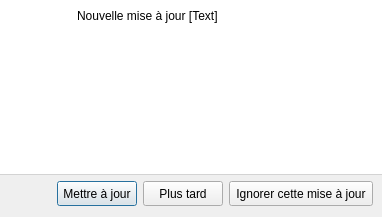
<?xml version="1.0" encoding="UTF-8"?>
<ui version="4.0">
 <class>UpdateDialog</class>
 <widget class="QDialog" name="UpdateDialog">
  <property name="windowModality">
   <enum>Qt::WindowModal</enum>
  </property>
  <property name="geometry">
   <rect>
    <x>0</x>
    <y>0</y>
    <width>382</width>
    <height>217</height>
   </rect>
  </property>
  <property name="windowTitle">
   <string>Nouvelle version disponible</string>
  </property>
  <layout class="QVBoxLayout" name="verticalLayout">
   <property name="leftMargin">
    <number>0</number>
   </property>
   <property name="topMargin">
    <number>0</number>
   </property>
   <property name="rightMargin">
    <number>0</number>
   </property>
   <item>
    <widget class="QWidget" name="widget" native="true">
     <property name="sizePolicy">
      <sizepolicy hsizetype="Preferred" vsizetype="Expanding">
       <horstretch>0</horstretch>
       <verstretch>0</verstretch>
      </sizepolicy>
     </property>
     <property name="styleSheet">
      <string notr="true">QWidget#widget {
	background-color: white;
	border-bottom: 1px solid lightgray;
}</string>
     </property>
     <layout class="QHBoxLayout" name="horizontalLayout_2">
      <item>
       <spacer name="horizontalSpacer_2">
        <property name="orientation">
         <enum>Qt::Horizontal</enum>
        </property>
        <property name="sizeHint" stdset="0">
         <size>
          <width>40</width>
          <height>20</height>
         </size>
        </property>
       </spacer>
      </item>
      <item>
       <widget class="QLabel" name="label">
        <property name="maximumSize">
         <size>
          <width>32</width>
          <height>32</height>
         </size>
        </property>
        <property name="styleSheet">
         <string notr="true">border: 0px;</string>
        </property>
        <property name="text">
         <string/>
        </property>
        <property name="pixmap">
         <pixmap resource="../../../resources.qrc">:/images/icons/update_icon.png</pixmap>
        </property>
        <property name="scaledContents">
         <bool>true</bool>
        </property>
       </widget>
      </item>
      <item>
       <spacer name="horizontalSpacer_4">
        <property name="orientation">
         <enum>Qt::Horizontal</enum>
        </property>
        <property name="sizeType">
         <enum>QSizePolicy::Fixed</enum>
        </property>
        <property name="sizeHint" stdset="0">
         <size>
          <width>15</width>
          <height>5</height>
         </size>
        </property>
       </spacer>
      </item>
      <item>
       <layout class="QVBoxLayout" name="verticalLayout_2">
        <item>
         <widget class="QLabel" name="updateLabel">
          <property name="autoFillBackground">
           <bool>false</bool>
          </property>
          <property name="styleSheet">
           <string notr="true">border: 0px;</string>
          </property>
          <property name="text">
           <string>Nouvelle mise à jour [Text]</string>
          </property>
         </widget>
        </item>
        <item>
         <spacer name="verticalSpacer">
          <property name="orientation">
           <enum>Qt::Vertical</enum>
          </property>
          <property name="sizeType">
           <enum>QSizePolicy::Fixed</enum>
          </property>
          <property name="sizeHint" stdset="0">
           <size>
            <width>20</width>
            <height>10</height>
           </size>
          </property>
         </spacer>
        </item>
        <item>
         <widget class="QTextEdit" name="releaseNote">
          <property name="styleSheet">
           <string notr="true">QTextEdit#releaseNote {
	border: 0px;
}</string>
          </property>
          <property name="readOnly">
           <bool>true</bool>
          </property>
          <property name="cursorWidth">
           <number>0</number>
          </property>
          <property name="textInteractionFlags">
           <set>Qt::TextSelectableByKeyboard|Qt::TextSelectableByMouse</set>
          </property>
         </widget>
        </item>
       </layout>
      </item>
      <item>
       <spacer name="horizontalSpacer_3">
        <property name="orientation">
         <enum>Qt::Horizontal</enum>
        </property>
        <property name="sizeHint" stdset="0">
         <size>
          <width>40</width>
          <height>20</height>
         </size>
        </property>
       </spacer>
      </item>
     </layout>
    </widget>
   </item>
   <item>
    <layout class="QHBoxLayout" name="horizontalLayout">
     <property name="rightMargin">
      <number>9</number>
     </property>
     <item>
      <spacer name="horizontalSpacer">
       <property name="orientation">
        <enum>Qt::Horizontal</enum>
       </property>
       <property name="sizeHint" stdset="0">
        <size>
         <width>40</width>
         <height>20</height>
        </size>
       </property>
      </spacer>
     </item>
     <item>
      <widget class="QPushButton" name="updateButton">
       <property name="minimumSize">
        <size>
         <width>0</width>
         <height>25</height>
        </size>
       </property>
       <property name="text">
        <string>Mettre à jour</string>
       </property>
      </widget>
     </item>
     <item>
      <widget class="QPushButton" name="laterButton">
       <property name="minimumSize">
        <size>
         <width>0</width>
         <height>25</height>
        </size>
       </property>
       <property name="text">
        <string>Plus tard</string>
       </property>
      </widget>
     </item>
     <item>
      <widget class="QPushButton" name="ignoreButton">
       <property name="minimumSize">
        <size>
         <width>0</width>
         <height>25</height>
        </size>
       </property>
       <property name="styleSheet">
        <string notr="true">padding-left:  6px;
padding-right:  6px;</string>
       </property>
       <property name="text">
        <string>Ignorer cette mise à jour</string>
       </property>
      </widget>
     </item>
    </layout>
   </item>
  </layout>
 </widget>
 <resources>
  <include location="../../../resources.qrc"/>
 </resources>
 <connections/>
</ui>
